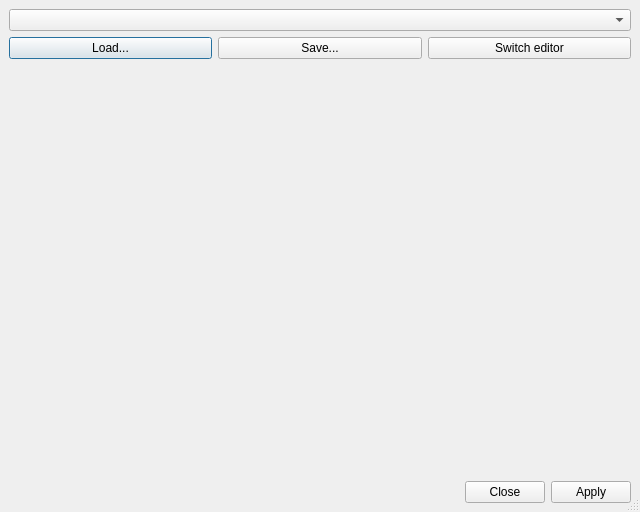
<ui version="4.0" >
 <class>QClutEditorDialogBase</class>
 <widget class="QDialog" name="QClutEditorDialogBase" >
  <property name="geometry" >
   <rect>
    <x>0</x>
    <y>0</y>
    <width>640</width>
    <height>512</height>
   </rect>
  </property>
  <property name="windowTitle" >
   <string>CLUT editor</string>
  </property>
  <property name="sizeGripEnabled" >
   <bool>true</bool>
  </property>
  <layout class="QVBoxLayout" >
   <property name="margin" >
    <number>9</number>
   </property>
   <property name="spacing" >
    <number>6</number>
   </property>
   <item>
    <widget class="QComboBox" name="m_clutPresetsComboBox" />
   </item>
   <item>
    <layout class="QHBoxLayout" >
     <property name="margin" >
      <number>0</number>
     </property>
     <property name="spacing" >
      <number>6</number>
     </property>
     <item>
      <widget class="QPushButton" name="m_loadClutPushButton" >
       <property name="toolTip" >
        <string>Load transfer function</string>
       </property>
       <property name="text" >
        <string>Load...</string>
       </property>
      </widget>
     </item>
     <item>
      <widget class="QPushButton" name="m_saveClutPushButton" >
       <property name="toolTip" >
        <string>Save transfer function</string>
       </property>
       <property name="text" >
        <string>Save...</string>
       </property>
      </widget>
     </item>
     <item>
      <widget class="QPushButton" name="m_switchEditorPushButton">
       <property name="text">
        <string>Switch editor</string>
       </property>
      </widget>
     </item>
    </layout>
   </item>
   <item>
    <widget class="QStackedWidget" name="m_editorsStackedWidget">
     <property name="currentIndex">
      <number>0</number>
     </property>
     <widget class="udg::QTransferFunctionEditorByGradient" native="1" name="m_gradientEditor"/>
     <widget class="udg::QTransferFunctionEditorByValues" native="1" name="m_editorByValues"/>
    </widget>
   </item>
   <item>
    <widget class="QDialogButtonBox" name="m_buttonBox" >
     <property name="orientation" >
      <enum>Qt::Horizontal</enum>
     </property>
     <property name="standardButtons" >
      <set>QDialogButtonBox::Apply|QDialogButtonBox::Close|QDialogButtonBox::NoButton</set>
     </property>
    </widget>
   </item>
  </layout>
 </widget>
 <customwidgets>
  <customwidget>
   <class>udg::QTransferFunctionEditorByGradient</class>
   <extends>QWidget</extends>
   <header>qtransferfunctioneditorbygradient.h</header>
  </customwidget>
  <customwidget>
   <class>udg::QTransferFunctionEditorByValues</class>
   <extends>QWidget</extends>
   <header>qtransferfunctioneditorbyvalues.h</header>
  </customwidget>
 </customwidgets>
 <resources/>
 <connections>
  <connection>
   <sender>m_buttonBox</sender>
   <signal>accepted()</signal>
   <receiver>QClutEditorDialogBase</receiver>
   <slot>accept()</slot>
   <hints>
    <hint type="sourcelabel" >
     <x>248</x>
     <y>254</y>
    </hint>
    <hint type="destinationlabel" >
     <x>157</x>
     <y>274</y>
    </hint>
   </hints>
  </connection>
  <connection>
   <sender>m_buttonBox</sender>
   <signal>rejected()</signal>
   <receiver>QClutEditorDialogBase</receiver>
   <slot>reject()</slot>
   <hints>
    <hint type="sourcelabel" >
     <x>316</x>
     <y>260</y>
    </hint>
    <hint type="destinationlabel" >
     <x>286</x>
     <y>274</y>
    </hint>
   </hints>
  </connection>
 </connections>
</ui>
